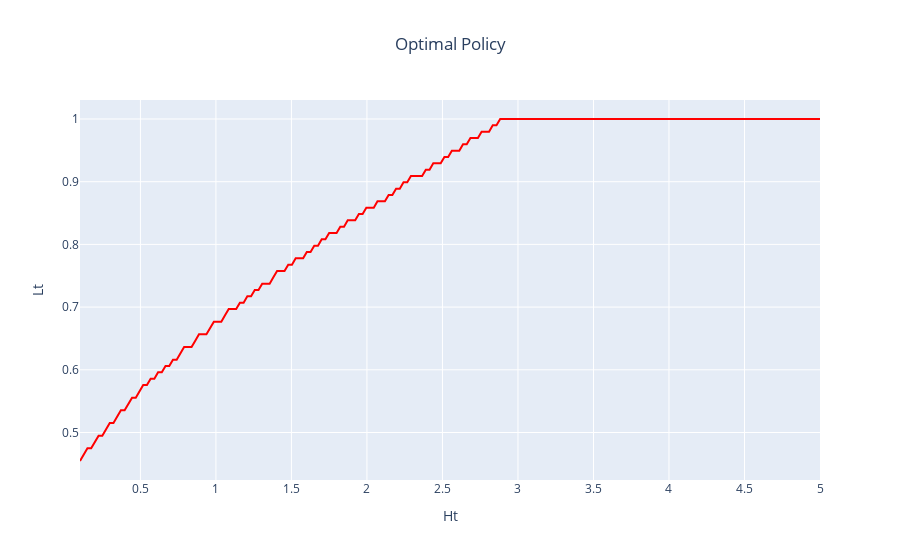

This figure's notebook cell:
### Markdown cell above
The policy function specifies the agent's optimal choice of labor allocation (Lt) for a given level of human capital (Ht).
$$
L_t^*(H_t)
$$

### Code cell
fig = go.Figure()

fig.add_trace(go.Scatter(
    x=H_values,
    y=optimal_policy,
    mode = "lines",
    name='Optimal Policy',
    line=dict(color='red')
))

fig.update_layout(
    title = {
        "text":"Optimal Policy",
        "x": 0.5,
        "xanchor": "center"
    },
    xaxis_title='Ht',
    yaxis_title='Lt',
    showlegend=False
)
fig.show()

### Figure 1 — Plotly figure (JSON) as saved in the notebook; plotly's stock layout.template omitted (floating-point values rounded to 4 significant figures; data arrays with more than 128 entries replaced by an {"elided": "..."} marker saying what was removed)
{"data": [{"line": {"color": "red"}, "mode": "lines", "name": "Optimal Policy", "type": "scatter", "x": {"elided": "200 float values"}, "y": {"elided": "200 float values"}}], "layout": {"showlegend": false, "title": {"text": "Optimal Policy", "x": 0.5, "xanchor": "center"}, "xaxis": {"title": {"text": "Ht"}}, "yaxis": {"title": {"text": "Lt"}}}}
